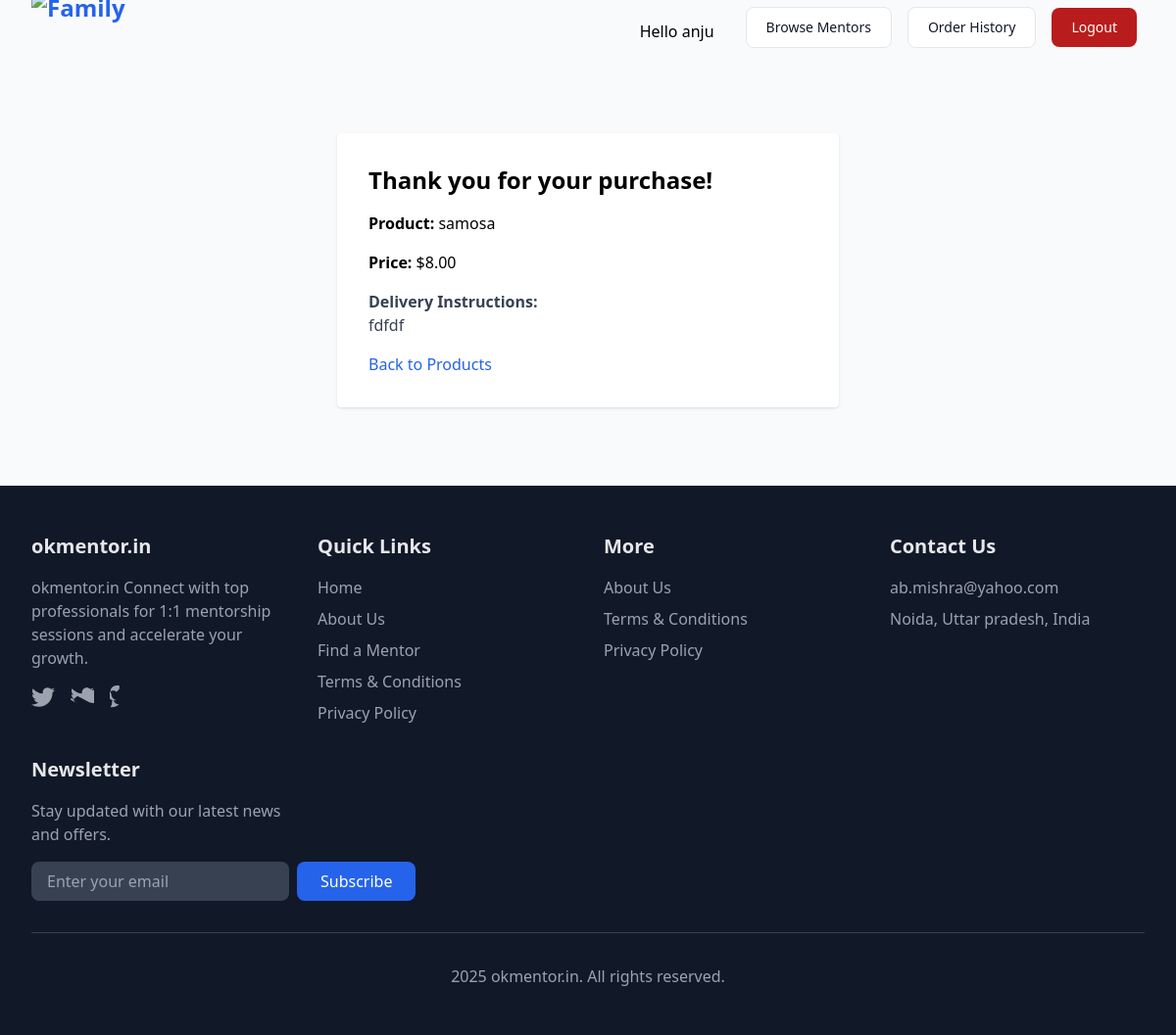
Page /digital-products/buy/2/ (signed in) on the committed database.
### marketplace/models.py (models this page shows, shortened)
class DigitalProduct(models.Model):
    mentor = models.ForeignKey(MentorProfile, on_delete=models.CASCADE, related_name='digital_products')
    name = models.CharField(max_length=100)
    description = models.TextField()
    price = models.DecimalField(max_digits=8, decimal_places=2)
    file = models.FileField(upload_to='digital_products/', blank=True, null=True, help_text="Optional: upload a digital file for download.")
    delivery_instructions = models.TextField(blank=True, help_text="Instructions for how the product will be delivered (e.g., email, link, etc.)")
    created_at = models.DateTimeField(auto_now_add=True)

### marketplace/views.py (the view)
# urls.py: path('digital-products/buy/<int:product_id>/', views.digital_product_buy, name='digital_product_buy'),
@login_required
def digital_product_buy(request, product_id):
    product = DigitalProduct.objects.get(id=product_id)
    order, created = DigitalProductOrder.objects.get_or_create(user=request.user, product=product)
    return render(request, 'mentor/digital_product_buy.html', {'product': product, 'order': order, 'created': created})

### marketplace/templatetags/marketplace_extras.py (called while the page is built)
@register.filter
def is_mentor(user):
    try:
        return hasattr(user, 'mentorprofile') and user.mentorprofile.is_mentor
    except Exception:
        return False

### templates/mentor/digital_product_buy.html (shortened to what this page needs)
{% extends 'base.html' %}
{% block content %}
<div class="max-w-lg mx-auto bg-white p-8 rounded shadow mt-10">
    <h1 class="text-2xl font-bold mb-4">Thank you for your purchase!</h1>
    <div class="mb-4">
        <span class="font-semibold">Product:</span> {{ product.name }}
    </div>
    <div class="mb-4">
        <span class="font-semibold">Price:</span> ${{ product.price }}
    </div>
    {% if product.file %}
        <div class="mb-4">
            <a href="{{ product.file.url }}" class="bg-blue-600 text-white px-4 py-2 rounded hover:bg-blue-700 transition" download>Download Your Product</a>
        </div>
    {% else %}
        <div class="mb-4 text-gray-700">
            <span class="font-semibold">Delivery Instructions:</span><br>
            {{ product.delivery_instructions|linebreaksbr|default:'The owner will contact you soon to deliver your product.' }}
        </div>
    {% endif %}
    <a href="/digital-products/" class="text-blue-600 hover:underline">Back to Products</a>
</div>
{% endblock %}

### templates/base.html (shortened to what this page needs)
{% load marketplace_extras %}
<!DOCTYPE html>
<html lang="en">
<head>
    <script src="https://cdn.tailwindcss.com"></script>
</head>
<body class="bg-gray-50 min-h-screen flex flex-col">
    <nav class=" sticky top-0 z-50">
      <div class="max-w-7xl mx-auto px-4 sm:px-6 lg:px-8">
        <div class="flex justify-between h-16 items-center">
          <div class="flex-shrink-0 flex items-center">
            <a href="/" class="text-2xl font-extrabold text-blue-600">
              <img src="https://iili.io/3XFNMXe.md.png" alt="Family" class="w-30 h-20">
            </a>
          </div>
          <div class="hidden md:flex md:items-center md:space-x-4">
            <span class="ml-4 mr-4">Hello {{ user.username }}</span>
            <a href="{% url 'mentor_list' %}" class="py-2.5 px-5 me-2 mb-2 text-sm font-medium text-gray-900 focus:outline-none bg-white rounded-lg border border-gray-200 hover:bg-gray-100 hover:text-blue-700 focus:z-10 focus:ring-4 focus:ring-gray-100 dark:focus:ring-gray-700 dark:bg-gray-800 dark:text-gray-400 dark:border-gray-600 dark:hover:text-white dark:hover:bg-gray-700">Browse Mentors</a>
            {% if user.is_authenticated %}
              <a href="{% url 'user_order_history' %}" class="py-2.5 px-5 me-2 mb-2 text-sm font-medium text-gray-900 focus:outline-none bg-white rounded-lg border border-gray-200 hover:bg-gray-100 hover:text-blue-700 focus:z-10 focus:ring-4 focus:ring-gray-100 dark:focus:ring-gray-700 dark:bg-gray-800 dark:text-gray-400 dark:border-gray-600 dark:hover:text-white dark:hover:bg-gray-700">Order History</a>
              <form method="post" action="{% url 'logout' %}" style="display:inline;">
                <button type="submit" class="focus:outline-none text-white bg-red-700 hover:bg-red-800 focus:ring-4 focus:ring-red-300 font-medium rounded-lg text-sm px-5 py-2.5 me-2 mb-2 dark:bg-red-600 dark:hover:bg-red-700 dark:focus:ring-red-900">Logout</button>
              </form>
            {% endif %}
          </div>
        </div>
      </div>
    </nav>
    <main class="flex-1 container mx-auto py-8">
        {% block content %}{% endblock %}
    </main>
<footer class="bg-gray-900 text-gray-200 mt-12">
    <div class="max-w-7xl mx-auto px-4 sm:px-6 lg:px-8 py-12">
        <div class="grid grid-cols-1 md:grid-cols-4 gap-8">
            <div>
                <h3 class="text-xl font-bold mb-4">okmentor.in</h3>
                <p class="text-gray-400 mb-4">okmentor.in  Connect with top professionals for 1:1 mentorship sessions and accelerate your growth.</p>
                <div class="flex space-x-4">
                    <a href="#" class="text-gray-400 hover:text-white">
                    </a>
                    <a href="#" class="text-gray-400 hover:text-white">
                    </a>
                    <a href="#" class="text-gray-400 hover:text-white">
                    </a>
                </div>
            </div>
            <div>
                <h3 class="text-xl font-bold mb-4">Quick Links</h3>
                <ul class="space-y-2">
                    <li><a href="{% url 'home' %}" class="text-gray-400 hover:text-white transition">Home</a></li>
                    <li><a href="{% url 'about' %}" class="text-gray-400 hover:text-white transition">About Us</a></li>
                    <li><a href="{% url 'mentor_list' %}" class="text-gray-400 hover:text-white transition">Find a Mentor</a></li>
                    <li><a href="{% url 'terms' %}" class="text-gray-400 hover:text-white transition">Terms & Conditions</a></li>
                    <li><a href="{% url 'privacy' %}" class="text-gray-400 hover:text-white transition">Privacy Policy</a></li>
                </ul>
            </div>
            <div>
                <h3 class="text-xl font-bold mb-4">More</h3>
                <ul class="space-y-2">
                    <li><a href="{% url 'about' %}" class="text-gray-400 hover:text-white transition">About Us</a></li>
                    <li><a href="{% url 'terms' %}" class="text-gray-400 hover:text-white transition">Terms & Conditions</a></li>
                    <li><a href="{% url 'privacy' %}" class="text-gray-400 hover:text-white transition">Privacy Policy</a></li>
                </ul>
            </div>
            <div>
                <h3 class="text-xl font-bold mb-4">Contact Us</h3>
                <ul class="space-y-2">
                    <li><a href="mailto:ab.mishra@yahoo.com" class="text-gray-400 hover:text-white transition">ab.mishra@yahoo.com</a></li>
                   <li><a href="#" class="text-gray-400 hover:text-white transition">Noida, Uttar pradesh,  India</a></li>
                </ul>
            </div>
            <div>
                <h3 class="text-xl font-bold mb-4">Newsletter</h3>
                <p class="text-gray-400 mb-4">Stay updated with our latest news and offers.</p>
                <form class="flex flex-col sm:flex-row gap-2">
                    <input type="email" placeholder="Enter your email" class="flex-1 px-4 py-2 rounded-lg bg-gray-700 text-white focus:outline-none focus:ring-2 focus:ring-blue-500">
                    <button type="submit" class="px-6 py-2 bg-blue-600 text-white rounded-lg hover:bg-blue-700 transition">Subscribe</button>
                </form>
            </div>
        </div>
        <div class="border-t border-gray-700 mt-8 pt-8 text-center">
            <p class="text-gray-400"> 2025 okmentor.in. All rights reserved.</p>
        </div>
    </div>
</footer>
</body>
</html>

### rows in the picture
DigitalProduct: name "samosa", price "8.00", delivery_instructions "fdfdf"

### other values in the picture
{{ user.username }} "anju"
